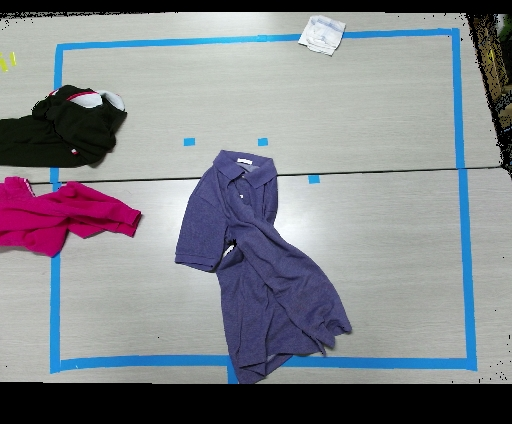
%> input picture samples/103_color.jpg, 512 x 424 px, given in place of �, which was not available
$ octave --eval "segment('samples/103_color.jpg');"   (GNU Octave 9; MATLAB toolbox functions it lacks are replaced by stand-ins)
%> lines starting %> are read from the running program, lines starting %| are printed output that depends on the picture; in (x1, y1, x2, y2) boxes, pixels count from 0 and x2, y2 are one past the last pixel; in counts of white or black regions, pixels touching at a corner belong together; the program's own positions count from 1; pictures that were not available may be replaced by others from this repository, and a replacement may not be noted
%> in segment, image is the input picture: size 424x512x3 uint8; mean R, G, B 129.4, 132.4, 139.1
### greenMask.m
function [BW,maskedRGBImage] = greenMask(RGB)
%createMask  Threshold RGB image using auto-generated code from colorThresholder app.
%  [BW,MASKEDRGBIMAGE] = createMask(RGB) thresholds image RGB using
%  auto-generated code from the colorThresholder App. The colorspace and
%  minimum/maximum values for each channel of the colorspace were set in the
%  App and result in a binary mask BW and a composite image maskedRGBImage,
%  which shows the original RGB image values under the mask BW.

% Auto-generated by colorThresholder app on 11-Jul-2018
%------------------------------------------------------


% Convert RGB image to chosen color space
I = rgb2hsv(RGB);
%> I: size 424x512x3 double; mean H, S, V 0.345, 0.166, 0.57

% Define thresholds for channel 1 based on histogram settings
channel1Min = 0.147;
channel1Max = 0.207;

% Define thresholds for channel 2 based on histogram settings
channel2Min = 0.640;
channel2Max = 1.000;

% Define thresholds for channel 3 based on histogram settings
channel3Min = 0.264;
channel3Max = 0.941;

% Create mask based on chosen histogram thresholds
BW = (I(:,:,1) >= channel1Min ) & (I(:,:,1) <= channel1Max) & ...
    (I(:,:,2) >= channel2Min ) & (I(:,:,2) <= channel2Max) & ...
    (I(:,:,3) >= channel3Min ) & (I(:,:,3) <= channel3Max);
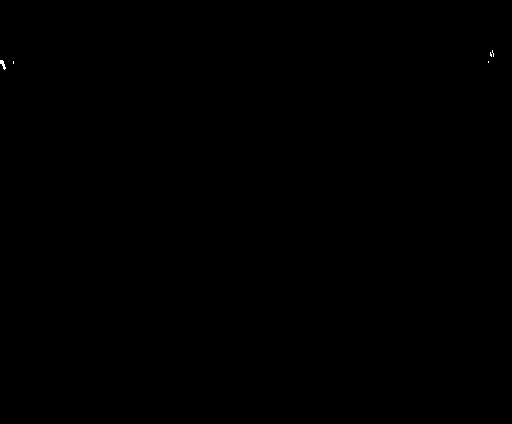
%> BW: size 424x512 logical; 0.02% white in thin lines or dots, all inside (x1, y1, x2, y2) = (0, 50, 494, 70)

% Initialize output masked image based on input image.
maskedRGBImage = RGB;

% Set background pixels where BW is false to zero.
maskedRGBImage(repmat(~BW,[1 1 3])) = 0;

### whiteMask.m
function [BW,maskedRGBImage] = whiteMask(RGB)
%createMask  Threshold RGB image using auto-generated code from colorThresholder app.
%  [BW,MASKEDRGBIMAGE] = createMask(RGB) thresholds image RGB using
%  auto-generated code from the colorThresholder App. The colorspace and
%  minimum/maximum values for each channel of the colorspace were set in the
%  App and result in a binary mask BW and a composite image maskedRGBImage,
%  which shows the original RGB image values under the mask BW.

% Auto-generated by colorThresholder app on 11-Jul-2018
%------------------------------------------------------


% Convert RGB image to chosen color space
I = rgb2hsv(RGB);

% Define thresholds for channel 1 based on histogram settings
channel1Min = 0.221;
channel1Max = 0.221;

% Define thresholds for channel 2 based on histogram settings
channel2Min = 0.000;
channel2Max = 0.101;

% Define thresholds for channel 3 based on histogram settings
channel3Min = 0.573;
channel3Max = 1.000;

% Create mask based on chosen histogram thresholds
BW = ( (I(:,:,1) >= channel1Min) | (I(:,:,1) <= channel1Max) ) & ...
    (I(:,:,2) >= channel2Min ) & (I(:,:,2) <= channel2Max) & ...
    (I(:,:,3) >= channel3Min ) & (I(:,:,3) <= channel3Max);
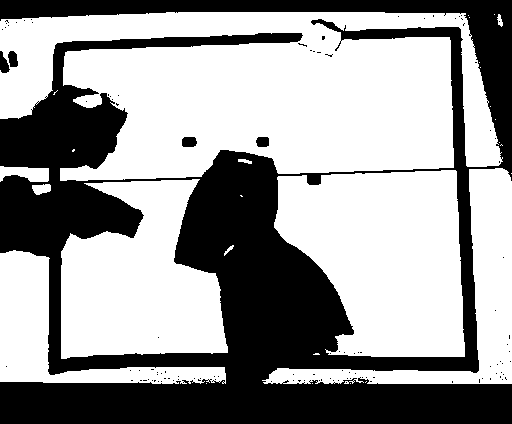
%> BW: size 424x512 logical; 60.4% white; 114 black regions (109 under 20 px), largest, box (x1, y1, x2, y2) and area: (0, 0, 512, 424) 85163, (0, 51, 10, 73) 136, (182, 137, 197, 147) 136, (8, 51, 18, 67) 126, (256, 137, 269, 147) 118

% Initialize output masked image based on input image.
maskedRGBImage = RGB;

% Set background pixels where BW is false to zero.
maskedRGBImage(repmat(~BW,[1 1 3])) = 0;
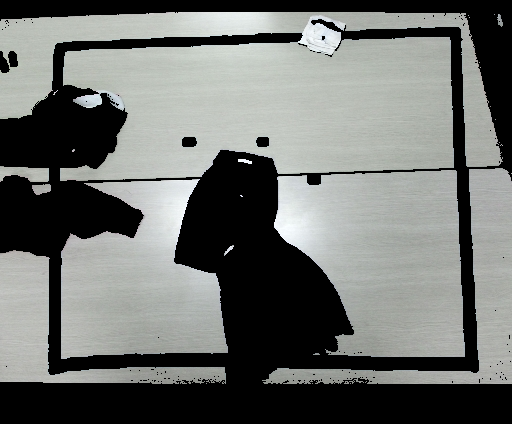
%> maskedRGBImage: size 424x512x3 uint8; mean R, G, B 109.7, 112.2, 109.4

### segment.m
function [  ] = segment( fname )
%UNTITLED9 Summary of this function goes here
%   Detailed explanation goes here


fid = fopen(fname);

% Read all lines & collect in cell array
txt = textscan(fid,'%s','delimiter','\n');
% Convert string to numerical value

% Call your function
image_paths = txt{1};
for k  = 1:length(image_paths)
    image_name = image_paths{k};
    disp(image_name);
    [filepath,name,ext] = fileparts(image_name);
    image = imread(image_name);
    [gMask gOver] = greenMask(image);
    imwrite( gMask, strcat(filepath, '/',  name, '_mask_tg',  ext) );
    [wMask wOver] = whiteMask(image);
    imwrite( wMask, strcat(filepath, '/',  name, '_mask_tw',  ext) );
    % Uncomment when you want pink mask as well
    %[pMask pOver] = pinkMask(image);
    %imwrite( pMask, strcat(filepath, '/',  name, '_mask_tp',  ext) );
end
%> pass 2 of the loop in segment, `for k  = 1:length(image_paths)`:
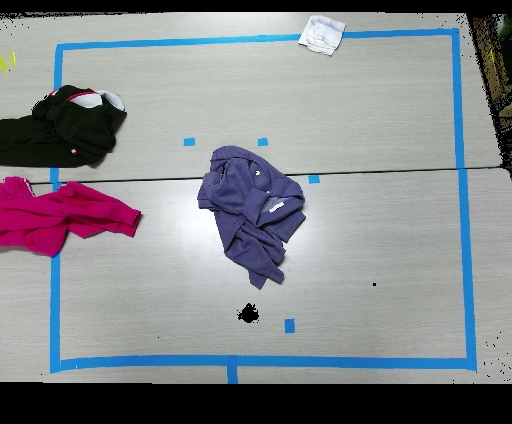
%> input picture samples/106_color.jpg, 512 x 424 px, given in place of �JFIF, which was not available
%> in segment, image is the input picture: size 424x512x3 uint8; mean R, G, B 131.8, 135.2, 140.1
%> I: size 424x512x3 double; mean H, S, V 0.34, 0.149, 0.573
%> in greenMask (call 2), `BW = (I(:,:,1) >= channel1Min ) & (I(:,:,1) <= channel1Max) & (I(:,:,2..`:
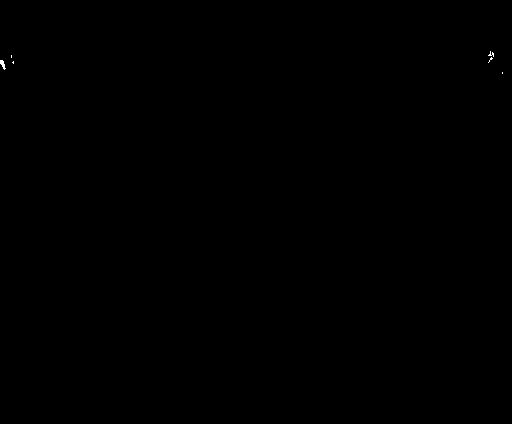
%> BW: size 424x512 logical; 0.03% white in thin lines or dots, all inside (x1, y1, x2, y2) = (0, 51, 503, 74)
%> in whiteMask (call 2), `maskedRGBImage(repmat(~BW,[1 1 3])) = 0;`:
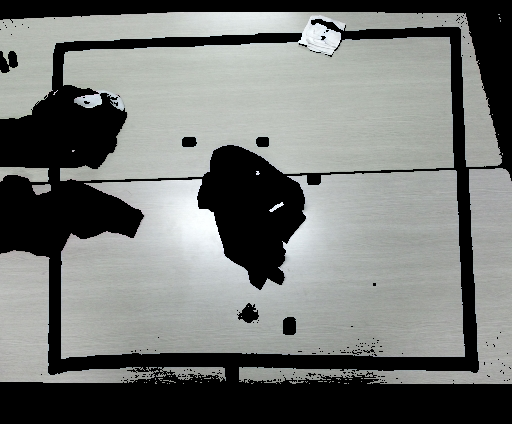
%> maskedRGBImage: size 424x512x3 uint8; mean R, G, B 115.2, 117.8, 115.4


end
%> (the run ends here)
